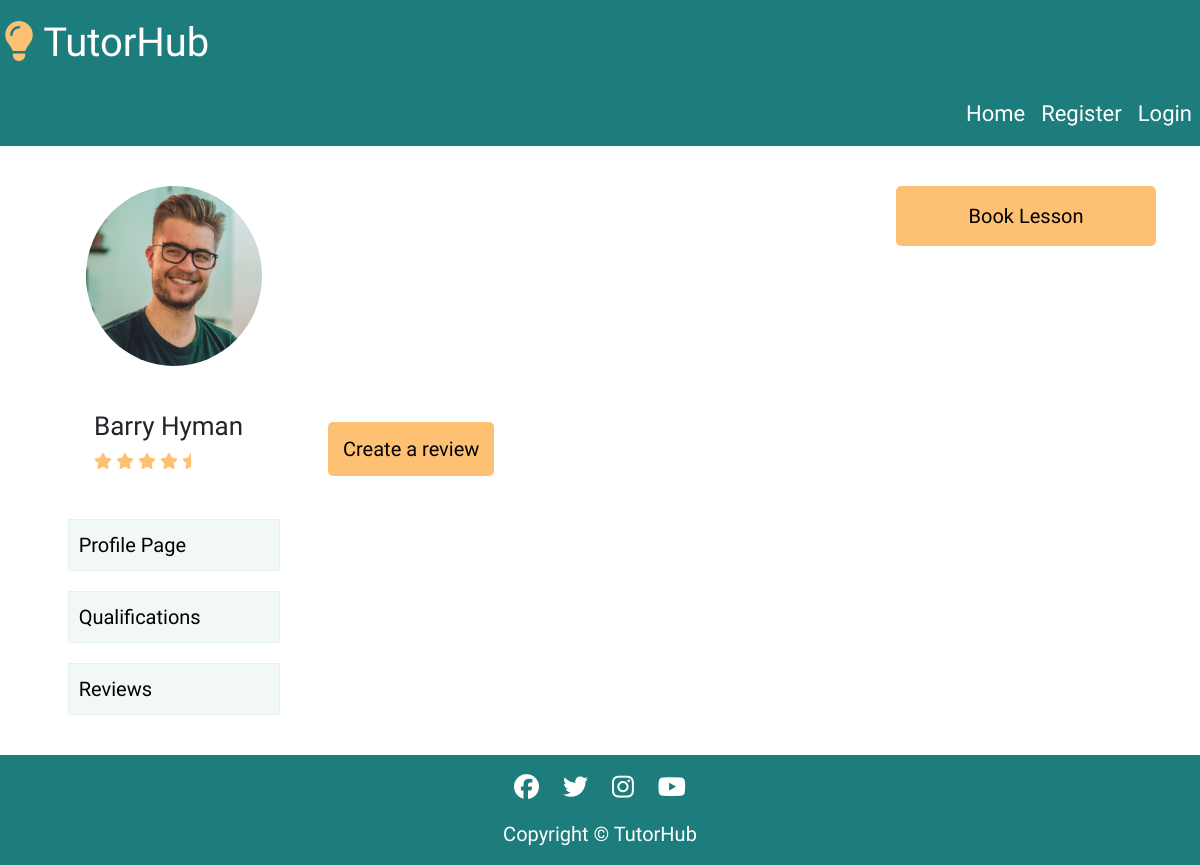
Before: /tutors/tutor_one/reviews/ with the older database file.
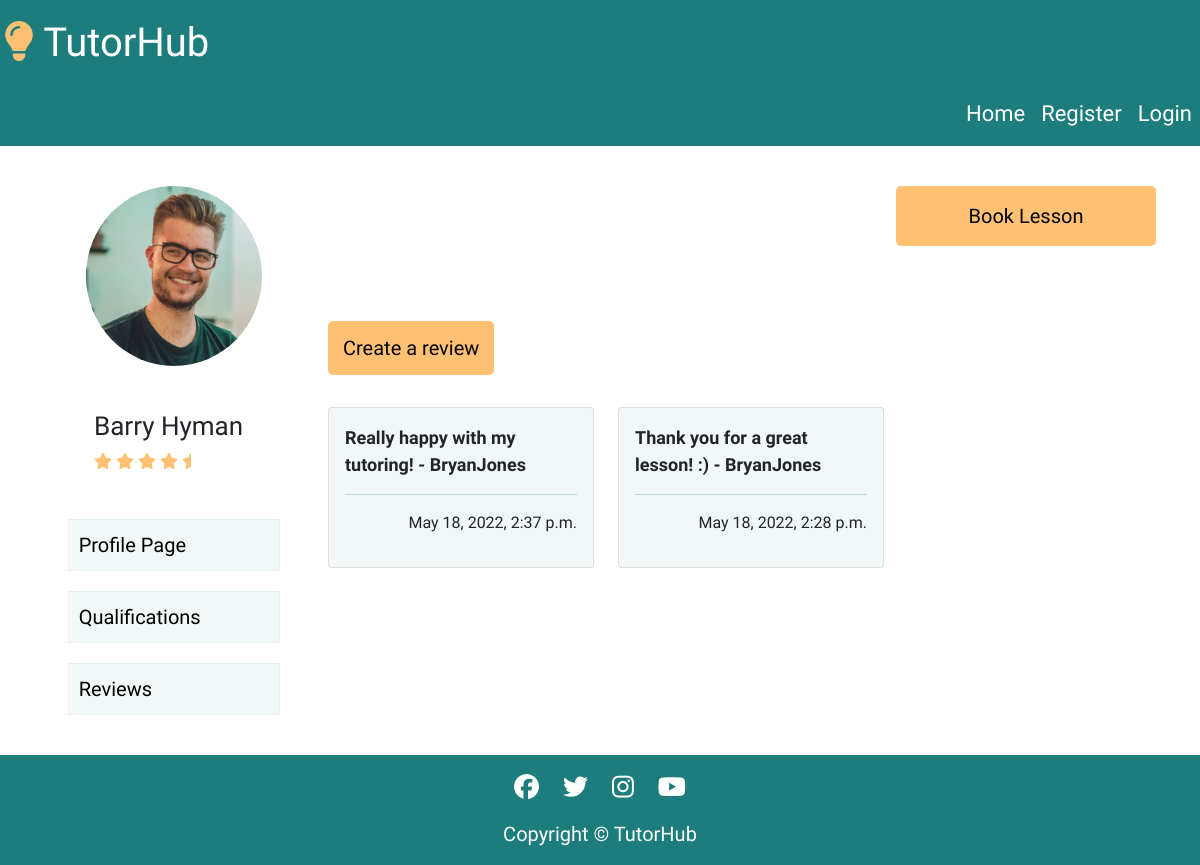
After: the same page with the newer database file.
### tutorprofile/models.py (models this page shows, shortened)
class Review(models.Model):
    tutor = models.CharField(max_length=50)
    student = models.ForeignKey(
        User, on_delete=models.CASCADE, related_name="review"
    )
    review = models.CharField(max_length=150)
    created_on = models.DateTimeField(auto_now_add=True)
    class Meta:
        ordering = ['-created_on']

### tutorprofile/views.py (the view)
class ReviewListTutorOne(generic.ListView):
    model = Review
    queryset = Review.objects.filter(
        Q(tutor='Barry Hyman')).order_by('-created_on')
    template_name = 'tutorprofile/tutor_one_reviews.html'
    paginate_by = 6

### tutorprofile/templates/tutorprofile/tutor_one_reviews.html (shortened to what this page needs)
{% extends "base.html" %}
{% load crispy_forms_tags %}
{% load static %}
{% block content %}
<div class="container-fluid center-block">
    <div class="row profile-page">
        <div class="col-md-12 col-lg-3">
            <div class="row">
                <div class="col-12 user-image">
                    <img src="{% static 'images/tutorone.jpg' %}" alt="image of a tutor">
                </div>
            </div>
            <div class="row">
                <div class="col-12 user-info">
                    <h1>Barry Hyman</h1>
                    <i class="fa-solid fa-star"></i>
                    <i class="fa-solid fa-star"></i>
                    <i class="fa-solid fa-star"></i>
                    <i class="fa-solid fa-star"></i>
                    <i class="fa-solid fa-star-half"></i>
                </div>
            </div>
            <div class="row center-block">
                <div class="col-10 page-buttons-container" >
                    <a href="{% url 'tutor_one_profile' %}" class="page-buttons">Profile Page</a>
                    <a href="{% url 'tutor_one_qualifications' %}" class="page-buttons">Qualifications</a>
                    <a href="{% url 'tutor_one_reviews' %}" class="page-buttons">Reviews</a>
                </div>
            </div>
        </div>
        <div class="col-md-12 col-lg-6 booking-button" id="reviews-page">
            <a href="{% url 'tutor_one_create_review' %}">Create a review</a>
            <br />
            <br />
            <div class="row">
                {% for review in review_list %}
                    <div class="col-md-12 col-lg-6 card_space">
                        <div class="card">
                            <div class="card-body color-card">
                                <p class="review_comment">{{ review.review|safe }} - {{ review.student }} </p>
                                <hr />
                                <p class="right">{{ review.created_on}}</p>
                            </div>
                        </div>
                    </div>
                {% endfor %}
            </div>
        </div>
        <div class="col-md-12 col-lg-3" id="bookings-button">
            <div class="row booking-button">
                <a href="{% url 'tutor_one' %}" id="booking-btn">Book Lesson</a>
            </div>
        </div>
    </div>
</div>
{% endblock %}

### templates/base.html (shortened to what this page needs)
{% load static %}
<!DOCTYPE html>
<html lang="en">
<head>
    <link rel="stylesheet" href="https://cdnjs.cloudflare.com/ajax/libs/font-awesome/5.15.3/css/all.min.css">
    <link href="https://cdn.jsdelivr.net/npm/bootstrap@5.0.1/dist/css/bootstrap.min.css" rel="stylesheet"
>
    <link rel="stylesheet" href="{% static 'css/style.css' %}">
</head>
<body>
    <div class="row header-nav">
        <div class="col-sm-12 col-md-6 header-bar">
            <div class="row nav-header-border">
                <a class="nav-link" id="nav-title" href="{% url 'index' %}"><i class="fa-solid fa-lightbulb"></i> TutorHub</a>
            </div>
        </div>
    </div>
    <nav class="navbar navbar-expand navbar-light">
        <div class="conatiner-fluid">
            <div class="row">
                <div class="col-8 nav-elements">
                    <ul class="navbar-nav mb-lg-0">
                        {% if user.is_authenticated %}
                        <li class="nav-item">
                            <a class="nav-link" href="{% url 'index' %}">Home</a>
                        </li>
                        <li class="nav-item">
                            <a class="nav-link" href="{% url 'profile' %}">Profile</a>
                        </li>
                        <li class="nav-item">
                            <a class="nav-link-upcoming-lessons nav-link" href="{% url 'upcoming_lessons' %}">Upcoming Lessons</a>
                        </li>
                        {% else %}
                        <li class="nav-item">
                            <a class="nav-link" href="{% url 'index' %}">Home</a>
                        </li>
                        <li class="nav-item">
                            <a class="nav-link" href="{% url 'account_signup' %}">Register</a>
                        </li>
                        <li class="nav-item">
                            <a class="nav-link" href="{% url 'account_login' %}">Login</a>
                        </li>
                        {% endif %}
                    </ul>
                </div>
            </div>
        </div>
    </nav>
    <main>
        {% block content %}{% endblock content %}
    </main>
    <footer>
        <div class="container-fluid">
            <div class="row center footer">
                <ul>
                    <li><a href="https://www.facebook.com/" target="_blank" rel="noopener"
                            aria-label="Click here to go to our facebook page"><i class="fab fa-facebook"></i></a></li>
                    <li><a href="https://www.twitter.com/" target="_blank" rel="noopener"
                            aria-label="Click here to go to our twitter page"><i class="fab fa-twitter"></i></a></li>
                    <li><a href="https://www.instagram.com/" target="_blank" rel="noopener"
                            aria-label="Click here to go to our instagram page"><i class="fab fa-instagram"></i></a></li>
                    <li><a href="https://www.youtube.com/" target="_blank" rel="noopener"
                            aria-label="Click here to go to our youtube page"><i class="fab fa-youtube"></i></a></li>
                </ul>
                <p class="footer-text">Copyright © TutorHub</p>
            </div>
        </div>
    </footer>
</body>
</html>

### static/css/style.css (style rules this page uses)
html, body { max-width: 100%; overflow-x: hidden; font-family: 'Hubballi', cursive; }
.center { text-align: center; }
.navbar { background-color: #1c7d7c; justify-content: right; }
.navbar-light .navbar-nav .nav-link { color: white; }
.header-nav { height: auto; color: white; padding-top: 5px; font-size: 30px; background-color: #1c7d7c; color: white; display: flex; position: relative; }
.header-nav a { margin-bottom: 0; text-decoration: none; color: white; }
.nav-link { color: white; }
.nav-elements { font-size: 22px; }
.center-block { display: flex; justify-content: center; }
hr { color: #1c7d7c; }
.header-bar { height: auto; }
#nav-title { font-size: 40px; }
#nav-title i { color: #fec173; }
.profile-page { width: 100%; margin-top: 20px; padding: 20px; height: auto; }
.user-info { margin-top: 25px; margin-left: 50px; margin-bottom: 25px; }
.user-info i { color: #fec173; }
.user-image { display: flex; height: 200px; width: 200px; justify-content: center; margin: auto; font-size: 150px; }
.user-image img { height: 180px; width: 100%; border-radius: 50%; }
.card_space { margin-bottom: 20px; margin-top: 20px; }
.review_comment { font-size: 18px; font-weight: bold; }
.right { text-align: right; float: right; }
.color-card { background-color: #258d8c0f; }
.page-buttons-container a { display: block; text-decoration: none; border: solid 1px #258d8c0f; background-color: #258d8c0f; width: 100%; margin: 20px 0; padding: 10px; color: black; font-size: 20px; }
.booking-button { float: right; padding-right: 60px; }
.booking-button a { border-radius: 5px; padding: 15px; background-color: #fec173; color: black; font-size: 20px; text-align: center; text-decoration: none; }
.footer { background-color: #1c7d7c; }
.footer-text { font-size: 20px; color: white; }
.footer li { display: inline; padding: 10px; }
.footer li i { color: white; font-size: 25px; margin-top: 20px; }
@media (max-width:1514px) { .user-info h1 { font-size: 26px; } }
@media (max-width:1200px) { .booking-button { float: none; margin: auto; padding-right: 0; } }

Changed rows visible on the page:
added Review: review "Really happy with my tutoring!", student "BryanJones", created_on "May 18, 2022, 2:37 p.m."
added Review: review "Thank you for a great lesson! :)", student "BryanJones", created_on "May 18, 2022, 2:28 p.m."
